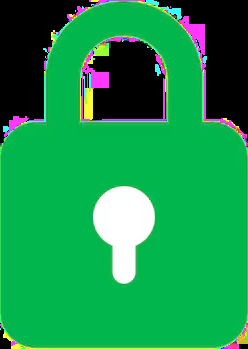
#> input picture imagenes/candados/candado_cerrado.png, 248 x 349 px
$ python seguridad.py   (older library calls are emulated)
#> lines starting #> are read from the running program, lines starting #| are printed output that depends on the picture; after the words box and inside, x2 and y2 are one past the last pixel; in counts of white or black regions, pixels touching at a corner belong together
#> in cargar_png, png is the input picture: shape (349, 248, 4); mean B, G, R, A 74.6, 147.1, 23.8, 187.7
#> call 2 of cargar_png, with nombre = 'candado_abierto.png', alto = 120
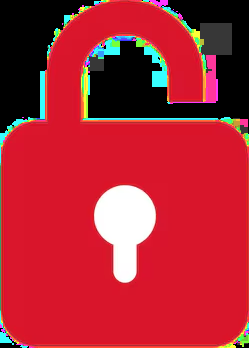
#> input picture imagenes/candados/candado_abierto.png, 249 x 348 px
#> in cargar_png, png is the input picture: shape (348, 249, 4); mean B, G, R, A 51.7, 38.7, 171.7, 185.6
### camara.py
"Cámara del proyecto: lee la imagen, quita la deformación de la lente, la pone en espejo y cuenta los FPS"
import cv2
import numpy as np
import time
from pathlib import Path

# Datos de la calibración (los guarda calibracion_camara.py, que se ejecuta antes, offline)
CALIBRACION = Path(__file__).resolve().parent / 'calibracion' / 'calibracion.npz'


class Camara:
    def __init__(self, indice=0, ancho=1280, alto=720):
#> called with indice = 0, ancho = 1280, alto = 720
        self.cap = cv2.VideoCapture(indice, cv2.CAP_DSHOW)   # CAP_DSHOW: en Windows abre más rápido y sin avisos
        self.cap.set(cv2.CAP_PROP_FRAME_WIDTH, ancho)
        self.cap.set(cv2.CAP_PROP_FRAME_HEIGHT, alto)

        # Preparamos una sola vez el "mapa" que dice a dónde va cada píxel para quitar la deformación.
        # Así, en cada imagen solo hay que aplicar el mapa (remap), que es mucho más rápido que cv2.undistort
        datos = np.load(CALIBRACION)
#> (reads calibracion.npz from the repository)
        self.map_x, self.map_y = cv2.initUndistortRectifyMap(datos['K'], datos['dist'], None, datos['K'],
                                                             (ancho, alto), cv2.CV_16SC2)
        self.t_anterior = time.perf_counter()
        self.fps = 0

    def read(self):
        # Devuelve (ok, imagen) igual que cv2.VideoCapture, pero ya sin deformación, en espejo y contando los FPS
        ok, frame = self.cap.read()
        if not ok:
            return False, None

        # Quitamos la deformación de la lente (antes del espejo, porque se calibró sin espejo)
        frame = cv2.remap(frame, self.map_x, self.map_y, cv2.INTER_LINEAR)

        # Espejo horizontal (para que se vea como un espejo, no como una cámara de seguridad)
        frame = cv2.flip(frame, 1)

        # FPS suavizados: así el número no salta tanto de una imagen a otra
        ahora = time.perf_counter()
        self.fps = 0.9 * self.fps + 0.1 * (1 / max(ahora - self.t_anterior, 1e-6))
        self.t_anterior = ahora
        return True, frame

    def pintar_fps(self, frame):
        # Recuadro blanco con borde negro y los FPS en verde, abajo a la izquierda
        letra, tamano, grosor = cv2.FONT_HERSHEY_SIMPLEX, 1, 2
        texto = f'FPS: {self.fps:.0f}'
        (ancho, alto), _ = cv2.getTextSize(texto, letra, tamano, grosor)
        margen = 10
        x, y = 20, frame.shape[0] - 20 - alto - 2 * margen
        esquina = (x + ancho + 2 * margen, y + alto + 2 * margen)
        cv2.rectangle(frame, (x, y), esquina, (255, 255, 255), -1)   # relleno blanco
        cv2.rectangle(frame, (x, y), esquina, (0, 0, 0), 2)          # borde negro
        cv2.putText(frame, texto, (x + margen, y + margen + alto), letra, tamano, (0, 150, 0), grosor)

    def release(self):
        self.cap.release()

### seguridad.py
"Bloque de seguridad: contar dedos dentro del recuadro"
import cv2
import numpy as np
import time
from pathlib import Path
from collections import deque

# Color de la piel: Usamos la escala YCrCb, que trata la luminancia y el color por separado. Esto hace que sea más fácil separar la piel del fondo.
# (Brillo, Cantidad de rojo, Cantidad de azul)
PIEL_BAJO = np.array([0, 133, 77])
PIEL_ALTO = np.array([255, 173, 127])

# Recuadro donde hay que poner la mano: (x1, y1, x2, y2)
RECUADRO = (850, 150, 1200, 550)

# Secuencia
SECUENCIA = [5, 1, 2, 5]
TIEMPO_MANTENER = 1  # segundos
TIEMPO_CAMBIO = 5    # segundos de puño (con el candado abierto) para poner una contraseña nueva
N_VOTOS = 10         # imágenes que se usan para votar el número de dedos (quita los saltos sueltos)

BOTON = (80, 400, 380, 560)   # x1, y1, x2, y2 del botón JUGAR (a la izquierda, lejos de la cara)
TIEMPO_BOTON = 1              # segundos con la mano encima para pulsarlo

# Imágenes de los candados (se cargan una sola vez al arrancar)
CARPETA_ASSETS = Path(__file__).resolve().parent / 'imagenes' / 'candados'


def cargar_png(nombre, alto):
    # Lee el PNG con su transparencia y lo reduce a 'alto' píxeles sin deformarlo
    png = cv2.imread(str(CARPETA_ASSETS / nombre), cv2.IMREAD_UNCHANGED)
    ancho = int(png.shape[1] * alto / png.shape[0])
    return cv2.resize(png, (ancho, alto), interpolation=cv2.INTER_AREA)

def pegar_png(fondo, png, x, y):
    # Pega el PNG en el fondo con su esquina de arriba a la izquierda en (x, y), respetando la transparencia
    h, w = png.shape[:2]
    zona = fondo[y:y + h, x:x + w]
    alfa = png[:, :, 3:] / 255.0
    zona[:] = (png[:, :, :3] * alfa + zona * (1 - alfa)).astype(np.uint8)

CANDADO_CERRADO = cargar_png('candado_cerrado.png', 120)
CANDADO_ABIERTO = cargar_png('candado_abierto.png', 120)

def contar_dedos(mascara):
    # 1. La MANO = la mancha blanca más grande. Buscamos los contornos de la máscara y nos quedamos con el más grande.
    contornos, _ = cv2.findContours(mascara, cv2.RETR_EXTERNAL, cv2.CHAIN_APPROX_SIMPLE)
    if len(contornos) == 0:
        return None, None, None

    mano = max(contornos, key=cv2.contourArea)
    if cv2.contourArea(mano) < 3000:          # Umbral: demasiado pequeña para ser una mano
        return None, None, None
    if cv2.contourArea(mano) > 0.9 * mascara.size:   # casi todo el recuadro es "piel": no es una mano (fondo o luz)
        return None, None, None

    solo_mano = np.zeros_like(mascara)  # Transformamos la máscara a una imagen en blanco y negro donde solo está la mano
    cv2.drawContours(solo_mano, [mano], -1, 255, -1)

    # 2. Centro de la palma: Calculamos las distancias con el borde negro más cercano para cada pixel
    distancias = cv2.distanceTransform(solo_mano, cv2.DIST_L2, 5)
    _, radio_palma, _, centro = cv2.minMaxLoc(distancias)   # Calcula distancia y posición del pixel más interior (radio), y del más exterior (lo despreciamos)
    # Miramos con 3 círculos de distinto tamaño y nos quedamos con el que más dedos ve
    # (cerca de la base los dedos se tocan; más arriba se separan)
    mejor_dedos, mejor_radio = 0, int(1.7 * radio_palma)
    for factor in (1.7, 2.0, 2.3):
        radio = int(factor * radio_palma)

        # La idea es dibujar un punto por cada grado del circulo: como un reloj con 360 minutos
        # 3. Creación del circulo
        angulos = np.radians(np.arange(360))
        xs = (centro[0] + radio * np.cos(angulos)).astype(int)  # Coordenadas en x
        ys = (centro[1] - radio * np.sin(angulos)).astype(int)  # Coordenadas en y

        # 4. ¿Cada punto del círculo cae en la mano? (los que se salen de la imagen cuentan como negro)
        alto, ancho = mascara.shape
        dentro = (xs >= 0) & (xs < ancho) & (ys >= 0) & (ys < alto)
        blanco = np.zeros(360, dtype=bool)
        blanco[dentro] = solo_mano[ys[dentro], xs[dentro]] > 0

        # 5. No miramos la parte de abajo, que es por donde entra la muñeca
        blanco[225:315] = False

        # 6. Contamos los trozos blancos seguidos (cada uno es un dedo)
        blanco = np.roll(blanco, -270)    # empezamos a recorrer desde abajo
        dedos, largo = 0, 0
        for es_blanco in blanco:
            if es_blanco:
                largo += 1
            else:
                if largo >= 5:            # trozos de menos de 5 grados son ruido
                    dedos += 1
                largo = 0

        if dedos > mejor_dedos:
            mejor_dedos, mejor_radio = dedos, radio

    return mejor_dedos, centro, mejor_radio

class Contrasena:
    def __init__(self, secuencia):
        self.secuencia = secuencia
        self.memoria = []            # números metidos bien (o los de la contraseña nueva)
        self.candidato = None        # número que estás aguantando
        self.t_inicio = 0            # desde cuándo lo aguantas
        self.ultimo = None           # último número aceptado (el siguiente tiene que ser distinto)
        self.desbloqueado = False    # ¿se ha metido bien la contraseña?
        self.modo = 'comprobar'      # 'comprobar' = meter la contraseña, 'nueva' = poner una nueva
        self.t_puno = None           # desde cuándo tienes el puño cerrado

    def actualizar(self, dedos):
        ahora = time.perf_counter()

        # 1. Sin mano: olvidamos el número que aguantabas y el último aceptado
        if dedos is None:
            self.ultimo = None
            self.candidato = None
            self.t_puno = None
            return None

        # Puño largo: con el candado abierto, 5 s de puño pasan al modo de contraseña nueva
        if dedos == 0:
            if self.t_puno is None:
                self.t_puno = ahora
            elif self.desbloqueado and self.modo == 'comprobar' and ahora - self.t_puno >= TIEMPO_CAMBIO:
                self.modo = 'nueva'
                self.memoria = []
                return 'nueva'
        else:
            self.t_puno = None

        # 2. Hay mano, pero los dedos son los mismos que antes: ignoramos
        if dedos == self.ultimo:
            self.candidato = None
            return None

        # 3. Número distinto al de antes: empezamos a contar el segundo desde cero
        if dedos != self.candidato:
            self.candidato = dedos
            self.t_inicio = ahora
            return None

        # 4. Mismo número, pero todavía no ha pasado el segundo
        if ahora - self.t_inicio < TIEMPO_MANTENER:
            return None

        # 5. Número aceptado: el siguiente tiene que ser distinto (o sacar la mano)
        self.ultimo = dedos
        self.candidato = None

        if dedos == 0:                                       # puño: se borra todo
            self.memoria = []
            return 'reinicio'

        # Modo contraseña nueva: guardamos los números hasta tener 4
        if self.modo == 'nueva':
            self.memoria.append(dedos)
            if len(self.memoria) == 4:
                self.secuencia = self.memoria
                self.memoria = []
                self.modo = 'comprobar'
                self.desbloqueado = False                    # se cierra para probar la nueva
                return 'cambiada'
            return 'aceptado'

        # Modo comprobar: ¿es el que tocaba?
        if dedos == self.secuencia[len(self.memoria)]:
            self.memoria.append(dedos)
            if len(self.memoria) == len(self.secuencia):     # ya están todos
                self.memoria = []
                self.desbloqueado = True
                return 'correcto'
            return 'aceptado'

        self.memoria = []                                    # no es el que tocaba
        return 'fallo'

    def progreso(self):
        # De 0 a 1: cuánto llevas aguantado el número actual (para la barrita)
        if self.candidato is None:
            return 0
        return min((time.perf_counter() - self.t_inicio) / TIEMPO_MANTENER, 1)

    def progreso_puno(self):
        # De 0 a 1: cuánto llevas de puño para cambiar la contraseña (solo con el candado abierto)
        if self.t_puno is None or not self.desbloqueado or self.modo != 'comprobar':
            return 0
        return min((time.perf_counter() - self.t_puno) / TIEMPO_CAMBIO, 1)

def pantalla_seguridad(cap, contra):
    # Pantalla de la contraseña. Devuelve True si se pulsa JUGAR y False si se pulsa 'q' para salir
    x1, y1, x2, y2 = RECUADRO

    mensaje, t_mensaje = '', 0        # último aviso (ACEPTADO, FALLO...) y cuándo salió
    votos = deque(maxlen=N_VOTOS)     # conteos de las últimas imágenes (los más viejos se van solos)

    t_boton = None                    # desde cuándo tienes la mano encima del botón

    clic = False                      # ¿se ha hecho clic en el botón?

    def raton(evento, x, y, flags, param):
        # OpenCV llama a esta función cada vez que haces algo con el ratón en la ventana
        nonlocal clic
        bx1, by1, bx2, by2 = BOTON
        if evento == cv2.EVENT_LBUTTONDOWN and bx1 <= x <= bx2 and by1 <= y <= by2:
            clic = True               # clic izquierdo dentro del botón

    cv2.namedWindow('Seguridad')
    cv2.setMouseCallback('Seguridad', raton)

    while True:
        ok, frame = cap.read()
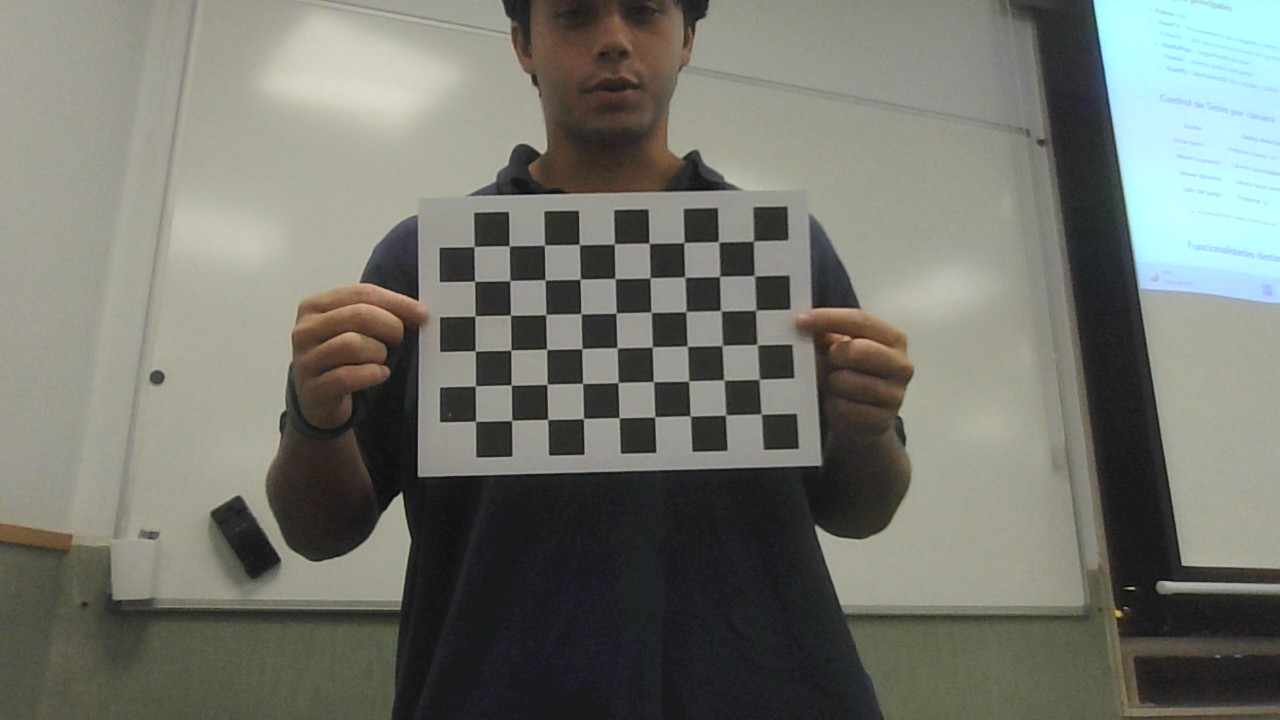
#> input picture fotos_calibracion/foto_calibracion_00.jpg, 1280 x 720 px, given in place of the camera
#> in read, frame is the input picture: shape (720, 1280, 3); mean B, G, R 110.1, 118.2, 116.5
        if not ok:
            break

        # Solo miramos dentro del recuadro
        trozo = frame[y1:y2, x1:x2]
        ycrcb = cv2.cvtColor(trozo, cv2.COLOR_BGR2YCrCb)
#> ycrcb: shape (400, 350, 3); mean of channels 0, 1, 2 133.8, 130.8, 121.5
        mascara = cv2.inRange(ycrcb, PIEL_BAJO, PIEL_ALTO)
#> mascara: shape (400, 350); 11% white; 40 white regions (25 under 20 px), largest, box (x1, y1, x2, y2) and area: (0, 132, 136, 278) 12362, (57, 280, 106, 340) 1282, (131, 297, 159, 333) 508
        nucleo = np.ones((5, 5), np.uint8)
        mascara = cv2.morphologyEx(mascara, cv2.MORPH_OPEN, nucleo)
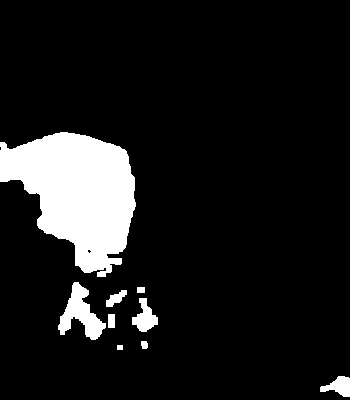
#> mascara: shape (400, 350); 10.6% white; 9 white regions, largest, box (x1, y1, x2, y2) and area: (0, 132, 136, 277) 12288, (58, 282, 106, 340) 1247, (132, 298, 158, 332) 478
        mascara = cv2.morphologyEx(mascara, cv2.MORPH_CLOSE, nucleo)
#> mascara: shape (400, 350); 10.7% white; 8 white regions

        dedos, centro, radio = contar_dedos(mascara)
#> in contar_dedos, `contornos, _ = cv2.findContours(mascara, cv2.RETR_EXTERNAL, cv2.CHAIN_..`: contornos = 8 contours; box (x1, y1, x2, y2) and area: (0, 132, 136, 277) 12135, (58, 282, 115, 340) 1252, (132, 298, 158, 332) 430, (320, 376, 350, 397) 330, (106, 290, 127, 307) 152, (141, 341, 148, 349) 38, (137, 287, 145, 293) 35, (117, 345, 123, 350) 20
#> in contar_dedos, `mano = max(contornos, key=cv2.contourArea)`: mano = contour of 165 points, box (x1, y1, x2, y2) (0, 132, 136, 277), area 12135
#> in contar_dedos, `cv2.drawContours(solo_mano, [mano], -1, 255, -1)`: solo_mano: shape (400, 350); 8.8% white; 1 white region, box (x1, y1, x2, y2) and area: (0, 132, 136, 277) 12377
#> in contar_dedos, `distancias = cv2.distanceTransform(solo_mano, cv2.DIST_L2, 5)`:
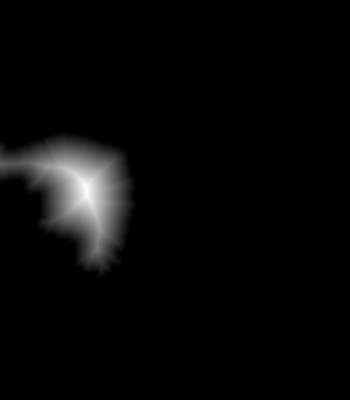
#> distancias: shape (400, 350) float32; min 0, max 48.15, mean 1.5; drawn with min black and max white
#> in contar_dedos, `_, radio_palma, _, centro = cv2.minMaxLoc(distancias)`: radio_palma = 48.15; centro = (86, 189)
#> in contar_dedos, `mejor_dedos, mejor_radio = 0, int(1.7 * radio_palma)`: mejor_dedos = 0; mejor_radio = 81
#> the loop in contar_dedos, `for factor in (1.7, 2.0, 2.3):` made 3 passes
#> (radio, mejor_dedos, mejor_radio) on pass 1: (81, 1, 81)
#> radio on passes 2 to 3: 96, 110
#> after the loop in contar_dedos, `for factor in (1.7, 2.0, 2.3):`: mejor_dedos = 1; mejor_radio = 81
#> dedos = 1; centro = (86, 189); radio = 81

        # Votación: nos quedamos con el número que más se repite en las últimas imágenes
        votos.append(dedos)
        dedos = max(set(votos), key=votos.count)

        resultado = contra.actualizar(dedos)
        if resultado is not None:
            print(resultado, contra.memoria, contra.secuencia)
            mensaje, t_mensaje = resultado.upper(), time.perf_counter()

        cv2.rectangle(frame, (x1, y1), (x2, y2), (255, 255, 255), 2)
#> frame: shape (720, 1280, 3); mean B, G, R 102.3, 109.9, 108.8
        if dedos is not None and centro is not None:
            cv2.circle(trozo, centro, radio, (0, 255, 255), 2)       # el círculo
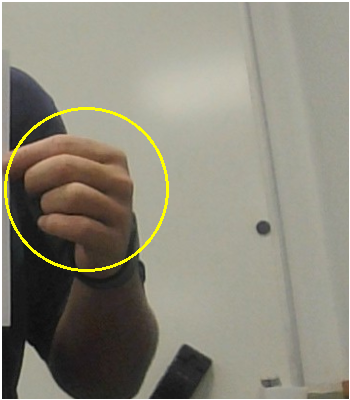
#> trozo: shape (400, 350, 3); mean B, G, R 123.3, 137.4, 141
            cv2.circle(trozo, centro, 5, (0, 0, 255), -1)            # el centro de la palma
#> trozo: shape (400, 350, 3); 0.06% of pixels changed, all inside (x1, y1, x2, y2) = (81, 184, 92, 195)
            cv2.putText(frame, str(dedos), (x1, y1 - 15), cv2.FONT_HERSHEY_SIMPLEX, 2, (0, 255, 0), 4)

        # Barrita debajo del recuadro: verde mientras aguantas un número, naranja mientras aguantas el puño para cambiar
        if contra.progreso_puno() > 0:
            lleno, color = int((x2 - x1) * contra.progreso_puno()), (0, 140, 255)
        else:
            lleno, color = int((x2 - x1) * contra.progreso()), (0, 255, 0)
#> lleno = 126; color = (0, 255, 0)
        cv2.rectangle(frame, (x1, y2 + 15), (x1 + lleno, y2 + 40), color, -1)
        cv2.rectangle(frame, (x1, y2 + 15), (x2, y2 + 40), (255, 255, 255), 2)

        # Números metidos hasta ahora, en grande (por ejemplo: 5 1 _ _)
        huecos = [str(n) for n in contra.memoria] + ['_'] * (4 - len(contra.memoria))
        cv2.putText(frame, ' '.join(huecos), (x1, y2 + 100), cv2.FONT_HERSHEY_SIMPLEX, 2, (255, 255, 255), 4)

        # Aviso: el último resultado durante 1 s; si no, lo que toca hacer
        if time.perf_counter() - t_mensaje < 1:
            aviso = mensaje
        elif dedos is not None and dedos == contra.ultimo and dedos != 0:
            aviso = 'CAMBIA DE NUMERO'
        elif contra.modo == 'nueva':
            aviso = 'NUEVA CONTRASENA'
        elif contra.desbloqueado:
            aviso = 'PUNO 5 s: CAMBIAR'
        else:
            aviso = ''
        cv2.putText(frame, aviso, (x1, y2 + 150), cv2.FONT_HERSHEY_SIMPLEX, 1.1, (0, 255, 255), 3)

        # Candado arriba a la derecha: cerrado hasta meter bien la contraseña
        if contra.desbloqueado:
            pegar_png(frame, CANDADO_ABIERTO, 1140, 15)
        else:
            pegar_png(frame, CANDADO_CERRADO, 1140, 15)
#> in pegar_png, `alfa = png[:, :, 3:] / 255.0`:
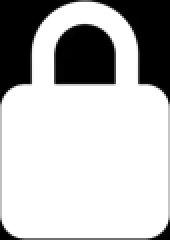
#> alfa: shape (120, 85, 1) float64 (shown 2 times larger); min 0, max 1, mean 0.736

        # Botón JUGAR: solo con el candado abierto (y si no estás poniendo una contraseña nueva)
        if contra.desbloqueado and contra.modo == 'comprobar':
            bx1, by1, bx2, by2 = BOTON
            zona = cv2.cvtColor(frame[by1:by2, bx1:bx2], cv2.COLOR_BGR2YCrCb)
            piel = cv2.inRange(zona, PIEL_BAJO, PIEL_ALTO)
            tapado = cv2.countNonZero(piel) / piel.size > 0.4   # ¿la mano tapa casi medio botón?

            if not tapado:
                t_boton = None
            elif t_boton is None:
                t_boton = time.perf_counter()

            # Se pulsa si llevas 1 s con la mano encima O si has hecho clic con el ratón
            mano_lista = t_boton is not None and time.perf_counter() - t_boton >= TIEMPO_BOTON
            if mano_lista or clic:
                cv2.destroyAllWindows()         # quitamos las ventanas de seguridad
                contra.desbloqueado = False     # al volver del juego, el candado estará cerrado otra vez
                return True                     # main.py se encarga de lanzar el juego

            # Dibujo del botón: se va rellenando de verde desde abajo mientras tienes la mano encima
            lleno = 0 if t_boton is None else min((time.perf_counter() - t_boton) / TIEMPO_BOTON, 1)
            cv2.rectangle(frame, (bx1, by2 - int((by2 - by1) * lleno)), (bx2, by2), (0, 200, 0), -1)
            cv2.rectangle(frame, (bx1, by1), (bx2, by2), (255, 255, 255), 3)
            cv2.putText(frame, 'JUGAR', (bx1 + 50, by1 + 100), cv2.FONT_HERSHEY_SIMPLEX, 2, (255, 255, 255), 4)
        else:
            t_boton, clic = None, False         # con el candado cerrado, los clics no cuentan

        cap.pintar_fps(frame)
#> in pintar_fps, `cv2.putText(frame, texto, (x + margen, y + margen + alto), letra, tama..`:
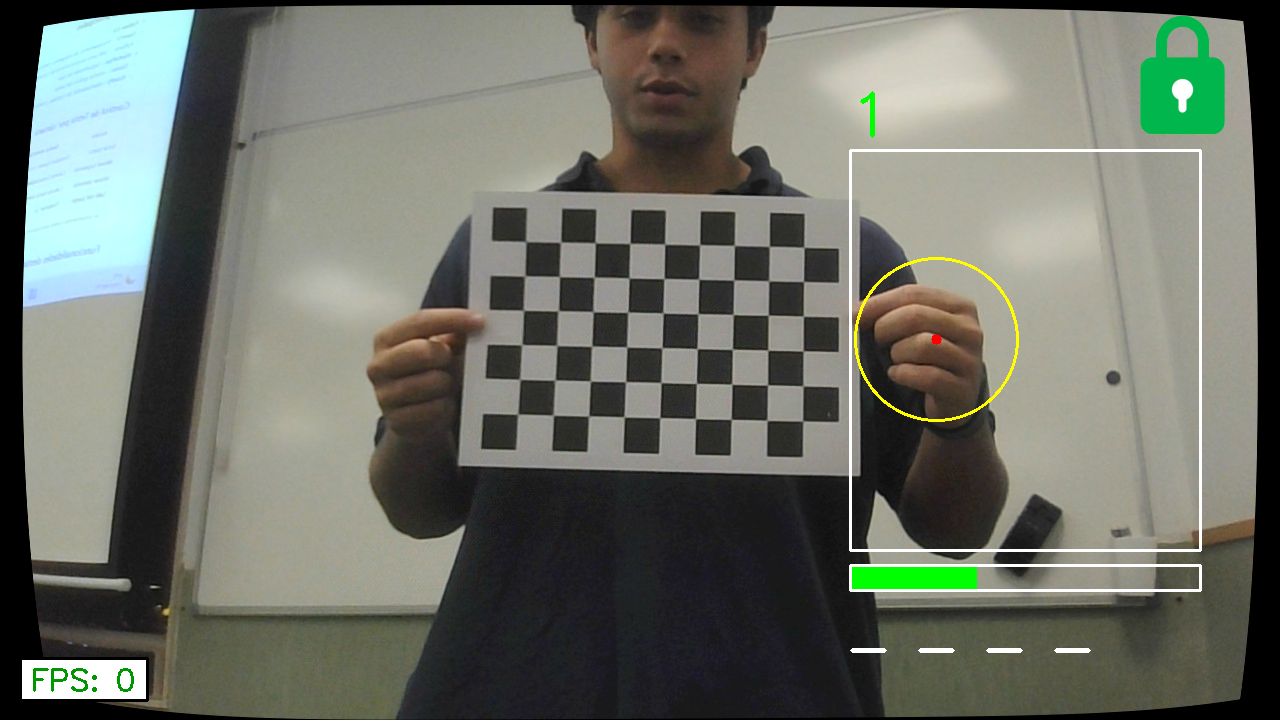
#> frame: shape (720, 1280, 3); mean B, G, R 102.7, 112.2, 108.8
        cv2.imshow('Seguridad', frame)
        cv2.imshow('Mascara recuadro', mascara)
        if cv2.waitKey(1) & 0xFF == ord('q'):
#> (key q is pressed here)
            break

    cv2.destroyAllWindows()
    return False


# Prueba: solo se ejecuta si lanzas este archivo (solo la pantalla de seguridad, sin juego)
if __name__ == '__main__':
    from camara import Camara
    cap = Camara()
    print('JUGAR pulsado' if pantalla_seguridad(cap, Contrasena(SECUENCIA)) else 'Salir')
    cap.release()
